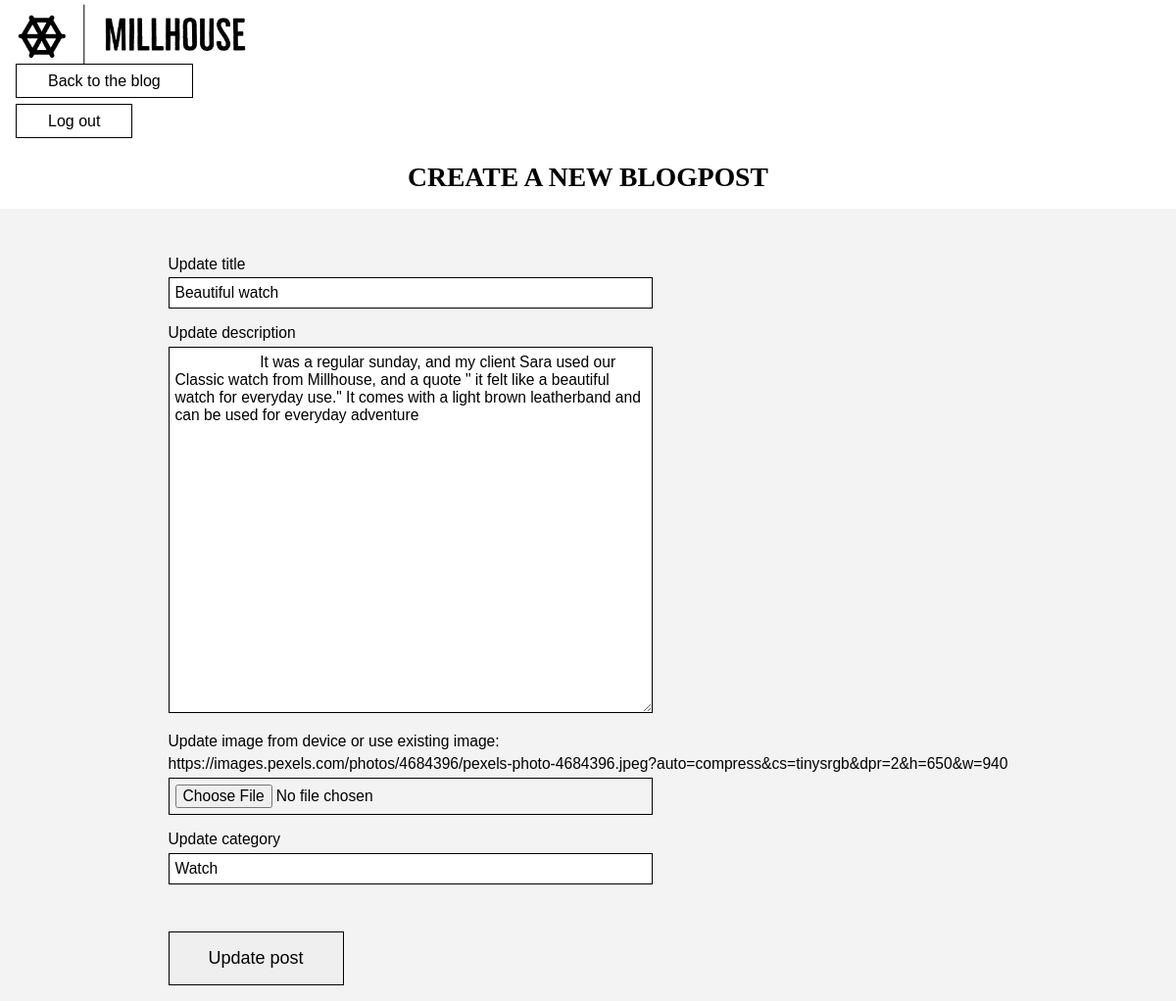
The page /views/editPost.php?id=5 (signed in) on the database its author committed.
### tables this page shows
CREATE TABLE `posts` (
  `postID` int(11) NOT NULL,
  `title` varchar(35) NOT NULL,
  `description` varchar(2500) NOT NULL,
  `imageUrl` varchar(1000) NOT NULL,
  `category` varchar(25) NOT NULL,
  `date` date NOT NULL
);

### views/editPost.php (the view, shortened to what this page needs)
<!DOCTYPE html>
<html lang="en">
<head>
    <link rel = "stylesheet" type = "text/css" href = "../css/style.css" />
</head>
<body>
<?php
include '../includes/database_connection.php';
?>
<?php
$postID = $_GET['id'];
$sql3 = "SELECT * FROM posts WHERE postID=:postID";
$query3 = $pdo->prepare($sql3);
$query3->execute(array(':postID' => $postID));
while($row = $query3->fetch(PDO::FETCH_ASSOC))
{
    $title = $row['title'];
    $description = $row['description'];
    $imageUrl = $row['imageUrl'];
    $category = $row['category'];
}
?>
<div id ="header-logo"><img class = "header-logo-img-editcreate" src = "../image/logos/Millhouse-logos_black.png" alt="Logo Millhouse">
<a href="loggedin.php">Back to the blog</a>
<div class = "loggaut-knapp-create">
    <a href="logout.php">Log out</a>
</div>
</div>
<main>
<h4 class = "edit-post-title">Create a new blogpost</h4>
    <form name="form1" method="post" action="editPost.php" enctype="multipart/form-data">
    <div class ="editPost-container">
        <div class ="editPost-form">
                <div class = "title-input">
                    <p>Update title</p>
                    <input type="text" name="title" value="<?php echo $title;?>">
                </div>
                <div class = "description-input">
                    <p>Update description</p>
                    <textarea
                    cols="50" rows="20"
                    name="description"
                    value="<?php echo $description;?>">
                    <?php echo $description;?>
                    </textarea>
                </div>
                <div class = "image-upload">
                    <p>Update image from device or use existing image:</p>
                    <p><?php echo $imageUrl;?></p>
                    <input type="file" name="imageToUpload">
                </div>
                <div class = "category-input">
                    <p>Update category</p>
                    <input type="text" name="category" value="<?php echo $category;?>">
                </div>
                <div class ="submit-button">
                    <input type="submit" name="update" value="Update post">
                </div>
        </div>
    </div>
    </form>
</main>
</body>
</html>

### css/style.css (style rules this page uses)
* { margin: 0%; padding: 0%; }
body { font-family: "Trebuchet MS", "Lucida Sans Unicode", "Lucida Grande", "Lucida Sans", Arial, sans-serif; }
a:link, a:visited { text-decoration: none; color: black; border: black solid 1px; width: auto; height: auto; padding: 0.5rem 2rem; }
h4 { font-size: 1.5rem; text-transform: uppercase; text-align: center; font-family: Cambria, Cochin, Georgia, Times, "Times New Roman", serif; padding: 1rem 0rem; }
@media only screen and (min-width: 1200px) { h4 { font-size: 2vw; } }
p { padding-bottom: 0.3rem; }
@media only screen and (min-width: 1200px) { p { font-size: 1.3vw; } }
::placeholder { font-family: "Trebuchet MS", "Lucida Sans Unicode", "Lucida Grande", "Lucida Sans", Arial, sans-serif; }
@media only screen and (min-width: 1200px) { ::placeholder { font-size: 1.1vw; } }
#header-logo { min-width: 11.5rem; max-width: 11.5rem; padding-left: 1rem; border: none; }
div#header-logo img { width: 15rem; }
.loggaut-knapp-create { margin-top: 1.4rem; }
.create-post-title, .edit-post-title { font-size: 2rem; width: 100%; margin-top: 1rem; }
.postform-container, .editPost-container { background-color: rgb(243, 243, 243); display: flex; align-items: center; flex-flow: column wrap; width: 100%; }
.post-form, .editPost-form { margin-top: 2rem; width: auto; }
@media only screen and (min-width: 1200px) { .create-post-title, .edit-post-title { font-size: 2.3vw; } }
.title-input, .description-input, .imageUrl, .image-upload, .category-input, .date-input, .submit-button { font-size: 1rem; margin: 1rem; }
input, textarea { border: 1px solid black; padding: 0.5vw; width: 30rem; }
@media only screen and (min-width: 1200px) { input, textarea { width: 40vw; font-family: Arial, Helvetica, sans-serif; font-size: 1.3vw; } }
.submit-button input { border: 1px black solid; padding: 1rem 2.5rem; text-decoration: none; margin-top: 2rem; font-size: 0.9rem; width: auto; }
@media only screen and (min-width: 1200px) { .submit-button input { font-size: 1.5vw; width: auto; } }

### rows shown on the page
posts: title "Beautiful watch", description "It was a regular sunday, and my client Sara used our Classic watch from Millhouse, and a quote \" it felt like a beautiful watch for everyday use.\" It comes with a light brown leatherband and can be used for everyday adventure", imageUrl "https://images.pexels.com/photos/4684396/pexels-photo-4684396.jpeg?auto=compress&cs=tinysrgb&dpr=2&h=650&w=940", category "Watch"
